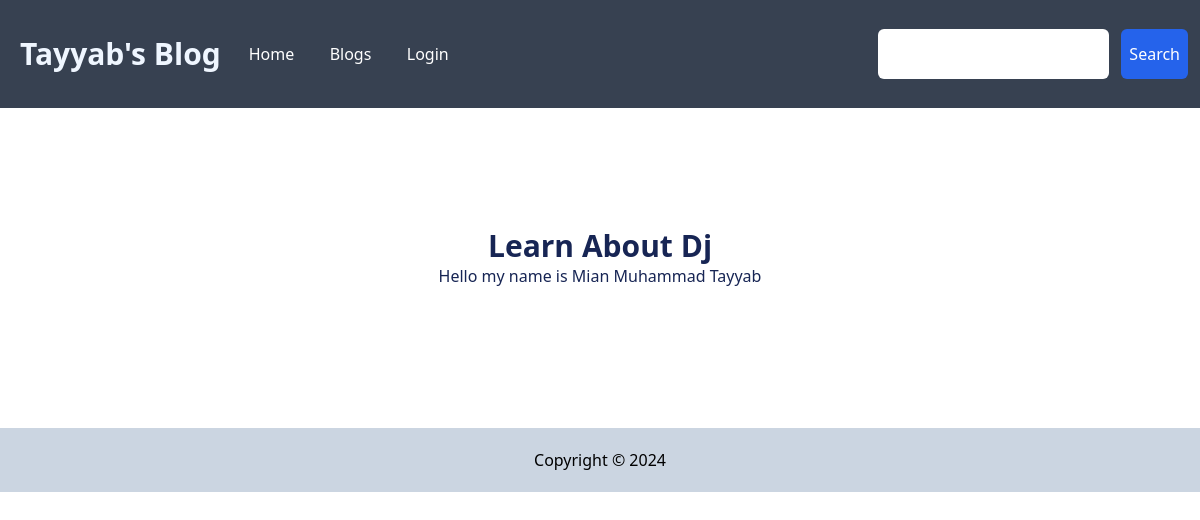
Before: / with the older database file.
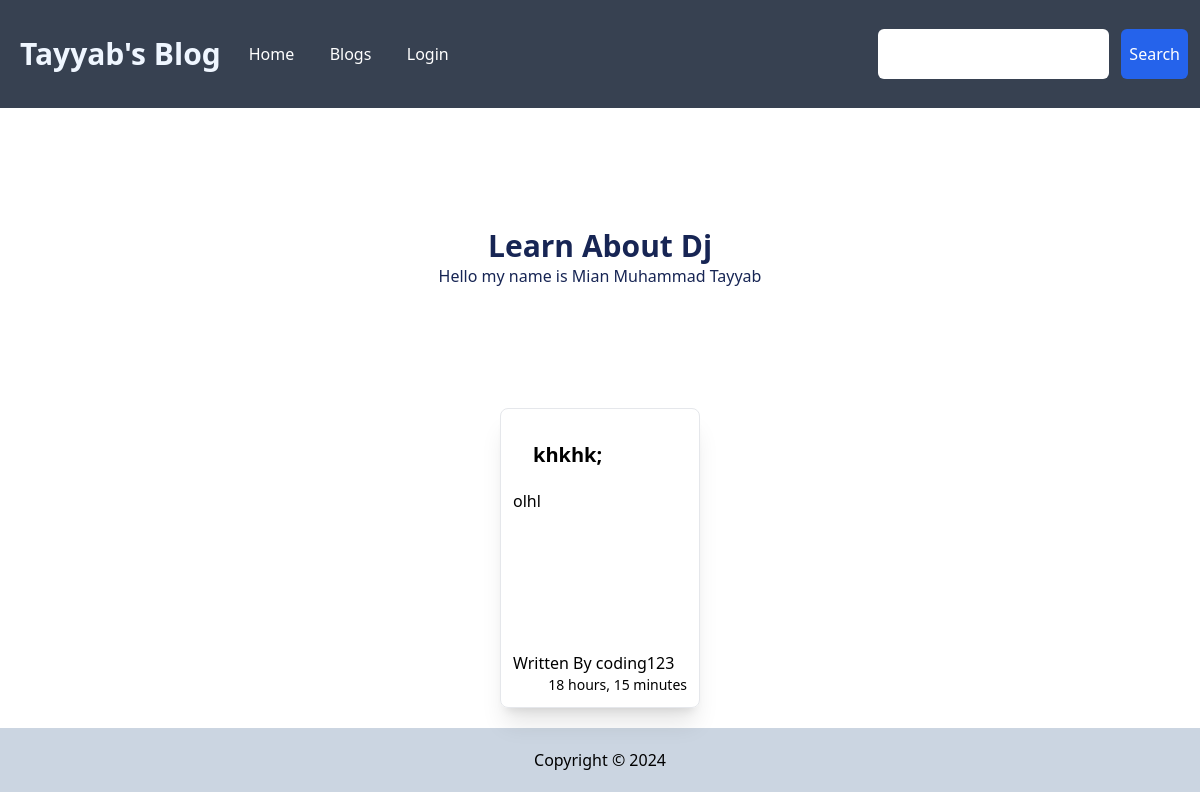
After: the same page with the newer database file.
### post/models.py (models this page shows, shortened)
class Post(models.Model):
    title = models.CharField(max_length =50,unique=True)
    intro =models.TextField()
    created_at = models.DateTimeField(auto_now_add=True)
    slug = models.SlugField(default ="",blank=True,null=True)
    author = models.ForeignKey(User, on_delete=models.CASCADE,related_name ="posts")
    def partial_intro(self):
        return self.intro[:100]

### post/views.py (the view)
# urls.py: 2. Add a URL to urlpatterns:  path('', views.home, name='home')
def home(request):
    posts =Post.objects.all()
    return render(request,"index.html",{"posts":posts})

### post/templates/index.html (shortened to what this page needs)
{% extends "layout.html" %}
 {% load static %}
 {% block content %}
<section
  class="w-full min-h-[300px] items-center text-blue-950 py-2 gap-3 flex justify-center"
>
  <div class="flex flex-col text-center">
    <h1 class="text-3xl font-extrabold">
      Learn About <span id="subject">Python </span>
    </h1>
    <p>  Hello my name is Mian Muhammad Tayyab</p>
  </div>
</section>
<section class="flex flex-col    justify-center items-center  sm:flex-row  sm:justify-center sm:items-baseline  gap-3">
{% for post in posts %}
<article class="shadow-xl h-[300px]  text-center sm:text-start  sm:max-w-[200px] w-[70%] text-wrap  transition-transform duration-700 flex flex-col justify-between  rounded-lg border p-3">
  <div>
    <h1 class="font-bold p-5  text-xl">{{post.title}}</h1>
    <p>{{post.partial_intro}}</p>
  </div>
  <div class="flex font-medium flex-col   " >
    <p>Written By {{post.author.username}}</p>
    <p class="font-light text-sm text-end">{{post.created_at | timesince }}</p>
  </div>
</article>
{% endfor %}
</section>
{% endblock %}

### post/templates/layout.html (shortened to what this page needs)
{% load static %}
<!DOCTYPE html>
<html lang="en">
<head>
    <link rel="stylesheet" href="{% static "style.css" %}">
</head>
<body>
<nav class="flex flex-col sm:p-3 sm:justify-between sm:flex-row bg-gray-700 items-center" >
    <div class="flex py-6   justify-evenly items-center bg-gray-700">
        <div class="flex items-center gap-4 justify-between">
        <div >
            <a class="block ml-2" href="">
                <h1 class="text-blue-50   font-semibold text-3xl mr-3">Tayyab's Blog</h1>
            </a>
        </div>
        <ul  class=" hidden  sm:flex md:flex sm:min-w-[200px] sm:justify-between">
            <li><a class="text-white" href="">Home</a></li>
            <li><a class="text-white" href="">Blogs</a></li>
            <li><a class="text-white" href="">Login</a></li>
        </ul>
        </div>
    </div>
<form class="flex h-[50px] gap-3" action="">
    <input class="rounded-md" type="text">
    <button type="submit" class="text-white bg-blue-600 rounded-md px-2 hover:bg-blue-700  ">Search</button>
</form>
</nav>
{% block content %}{% endblock %}
<footer class="flex p-5 mt-5 bg-slate-300 justify-center items-center">
<h1>Copyright &copy; 2024 </h1>
</footer>
</body>
</html>

### static/style.css (style rules this page uses)
html, :host { line-height: 1.5; -webkit-text-size-adjust: 100%; -moz-tab-size: 4; -o-tab-size: 4; tab-size: 4; font-family: ui-sans-serif, system-ui, sans-serif, "Apple Color Emoji", "Segoe UI Emoji", "Segoe UI Symbol", "Noto Color Emoji"; font-feature-settings: normal; font-variation-settings: normal; -webkit-tap-highlight-color: transparent; }
body { margin: 0; line-height: inherit; }
h1, h2, h3, h4, h5, h6 { font-size: inherit; font-weight: inherit; }
a { color: inherit; text-decoration: inherit; }
button, input, optgroup, select, textarea { font-family: inherit; font-feature-settings: inherit; font-variation-settings: inherit; font-size: 100%; font-weight: inherit; line-height: inherit; letter-spacing: inherit; color: inherit; margin: 0; padding: 0; }
button, select { text-transform: none; }
button, input:where([type='button']), input:where([type='reset']), input:where([type='submit']) { -webkit-appearance: button; background-color: transparent; background-image: none; }
blockquote, dl, dd, h1, h2, h3, h4, h5, h6, hr, figure, p, pre { margin: 0; }
ol, ul, menu { list-style: none; margin: 0; padding: 0; }
input::placeholder, textarea::placeholder { opacity: 1; color: #9ca3af; }
button, [role="button"] { cursor: pointer; }
.ml-2 { margin-left: 0.5rem; }
.mr-3 { margin-right: 0.75rem; }
.mt-5 { margin-top: 1.25rem; }
.block { display: block; }
.flex { display: flex; }
.hidden { display: none; }
.h-\[300px\] { height: 300px; }
.h-\[50px\] { height: 50px; }
.min-h-\[300px\] { min-height: 300px; }
.w-\[70\%\] { width: 70%; }
.w-full { width: 100%; }
.flex-col { flex-direction: column; }
.items-center { align-items: center; }
.justify-center { justify-content: center; }
.justify-between { justify-content: space-between; }
.justify-evenly { justify-content: space-evenly; }
.gap-3 { gap: 0.75rem; }
.gap-4 { gap: 1rem; }
.text-wrap { text-wrap: wrap; }
.rounded-lg { border-radius: 0.5rem; }
.rounded-md { border-radius: 0.375rem; }
.border { border-width: 1px; }
.bg-blue-600 { --tw-bg-opacity: 1; background-color: rgb(37 99 235 / var(--tw-bg-opacity)); }
.bg-gray-700 { --tw-bg-opacity: 1; background-color: rgb(55 65 81 / var(--tw-bg-opacity)); }
.bg-slate-300 { --tw-bg-opacity: 1; background-color: rgb(203 213 225 / var(--tw-bg-opacity)); }
.p-3 { padding: 0.75rem; }
.p-5 { padding: 1.25rem; }
.px-2 { padding-left: 0.5rem; padding-right: 0.5rem; }
.py-2 { padding-top: 0.5rem; padding-bottom: 0.5rem; }
.py-6 { padding-top: 1.5rem; padding-bottom: 1.5rem; }
.text-center { text-align: center; }
.text-end { text-align: end; }
.text-3xl { font-size: 1.875rem; line-height: 2.25rem; }
.text-sm { font-size: 0.875rem; line-height: 1.25rem; }
.text-xl { font-size: 1.25rem; line-height: 1.75rem; }
.font-bold { font-weight: 700; }
.font-extrabold { font-weight: 800; }
.font-light { font-weight: 300; }
.font-medium { font-weight: 500; }
.font-semibold { font-weight: 600; }
.text-blue-50 { --tw-text-opacity: 1; color: rgb(239 246 255 / var(--tw-text-opacity)); }
.text-blue-950 { --tw-text-opacity: 1; color: rgb(23 37 84 / var(--tw-text-opacity)); }
.text-white { --tw-text-opacity: 1; color: rgb(255 255 255 / var(--tw-text-opacity)); }
.shadow-xl { --tw-shadow: 0 20px 25px -5px rgb(0 0 0 / 0.1), 0 8px 10px -6px rgb(0 0 0 / 0.1); --tw-shadow-colored: 0 20px 25px -5px var(--tw-shadow-color), 0 8px 10px -6px var(--tw-shadow-color); box-shadow: var(--tw-ring-offset-shadow, 0 0 #0000), var(--tw-ring-shadow, 0 0 #0000), var(--tw-shadow); }
.transition-transform { transition-property: transform; transition-timing-function: cubic-bezier(0.4, 0, 0.2, 1); transition-duration: 150ms; }
.duration-700 { transition-duration: 700ms; }
@media (min-width: 640px) { .sm\:flex { display: flex; } }
@media (min-width: 640px) { .sm\:min-w-\[200px\] { min-width: 200px; } }
@media (min-width: 640px) { .sm\:max-w-\[200px\] { max-width: 200px; } }
@media (min-width: 640px) { .sm\:flex-row { flex-direction: row; } }
@media (min-width: 640px) { .sm\:items-baseline { align-items: baseline; } }
@media (min-width: 640px) { .sm\:justify-center { justify-content: center; } }
@media (min-width: 640px) { .sm\:justify-between { justify-content: space-between; } }
@media (min-width: 640px) { .sm\:p-3 { padding: 0.75rem; } }
@media (min-width: 640px) { .sm\:text-start { text-align: start; } }
@media (min-width: 768px) { .md\:flex { display: flex; } }

Changed rows visible on the page:
added Post: title "khkhk;", partial_intro "olhl", author.username "coding123", created_at "18 hours, 15 minutes"
